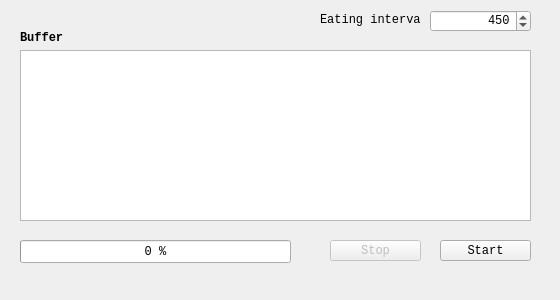
<?xml version="1.0" encoding="UTF-8"?>
<ui version="4.0">
 <class>MainWindow</class>
 <widget class="QMainWindow" name="MainWindow">
  <property name="geometry">
   <rect>
    <x>0</x>
    <y>0</y>
    <width>560</width>
    <height>300</height>
   </rect>
  </property>
  <property name="sizePolicy">
   <sizepolicy hsizetype="Fixed" vsizetype="Fixed">
    <horstretch>0</horstretch>
    <verstretch>0</verstretch>
   </sizepolicy>
  </property>
  <property name="minimumSize">
   <size>
    <width>560</width>
    <height>300</height>
   </size>
  </property>
  <property name="maximumSize">
   <size>
    <width>560</width>
    <height>300</height>
   </size>
  </property>
  <property name="font">
   <font>
    <family>Consolas</family>
   </font>
  </property>
  <property name="windowTitle">
   <string>Eater &amp; Maker</string>
  </property>
  <widget class="QWidget" name="qtCentralWidget">
   <widget class="QTextEdit" name="qtTextEdit">
    <property name="geometry">
     <rect>
      <x>20</x>
      <y>50</y>
      <width>511</width>
      <height>171</height>
     </rect>
    </property>
    <property name="contextMenuPolicy">
     <enum>Qt::NoContextMenu</enum>
    </property>
    <property name="frameShape">
     <enum>QFrame::StyledPanel</enum>
    </property>
    <property name="readOnly">
     <bool>true</bool>
    </property>
   </widget>
   <widget class="QPushButton" name="qtStopPushButton">
    <property name="enabled">
     <bool>false</bool>
    </property>
    <property name="geometry">
     <rect>
      <x>330</x>
      <y>240</y>
      <width>91</width>
      <height>21</height>
     </rect>
    </property>
    <property name="text">
     <string>Stop</string>
    </property>
   </widget>
   <widget class="QPushButton" name="qtStartPushButton">
    <property name="geometry">
     <rect>
      <x>440</x>
      <y>240</y>
      <width>91</width>
      <height>21</height>
     </rect>
    </property>
    <property name="text">
     <string>Start</string>
    </property>
   </widget>
   <widget class="QSpinBox" name="qtEaterIntervalSpinBox">
    <property name="geometry">
     <rect>
      <x>430</x>
      <y>10</y>
      <width>101</width>
      <height>22</height>
     </rect>
    </property>
    <property name="alignment">
     <set>Qt::AlignRight|Qt::AlignTrailing|Qt::AlignVCenter</set>
    </property>
    <property name="maximum">
     <number>100000</number>
    </property>
    <property name="singleStep">
     <number>50</number>
    </property>
    <property name="value">
     <number>450</number>
    </property>
   </widget>
   <widget class="QLabel" name="qtEatingIntervalLabel">
    <property name="geometry">
     <rect>
      <x>320</x>
      <y>10</y>
      <width>101</width>
      <height>20</height>
     </rect>
    </property>
    <property name="text">
     <string>Eating interval:</string>
    </property>
   </widget>
   <widget class="QLabel" name="qtBufferLabel">
    <property name="geometry">
     <rect>
      <x>20</x>
      <y>30</y>
      <width>101</width>
      <height>16</height>
     </rect>
    </property>
    <property name="font">
     <font>
      <weight>75</weight>
      <bold>true</bold>
      <kerning>true</kerning>
     </font>
    </property>
    <property name="text">
     <string>Buffer</string>
    </property>
   </widget>
   <widget class="QProgressBar" name="qtBufferProgressBar">
    <property name="geometry">
     <rect>
      <x>20</x>
      <y>240</y>
      <width>271</width>
      <height>23</height>
     </rect>
    </property>
    <property name="value">
     <number>0</number>
    </property>
    <property name="alignment">
     <set>Qt::AlignRight|Qt::AlignTrailing|Qt::AlignVCenter</set>
    </property>
    <property name="format">
     <string>%p %</string>
    </property>
   </widget>
  </widget>
  <widget class="QMenuBar" name="qtMenuBar">
   <property name="geometry">
    <rect>
     <x>0</x>
     <y>0</y>
     <width>560</width>
     <height>19</height>
    </rect>
   </property>
  </widget>
 </widget>
 <layoutdefault spacing="6" margin="11"/>
 <resources/>
 <connections/>
</ui>
